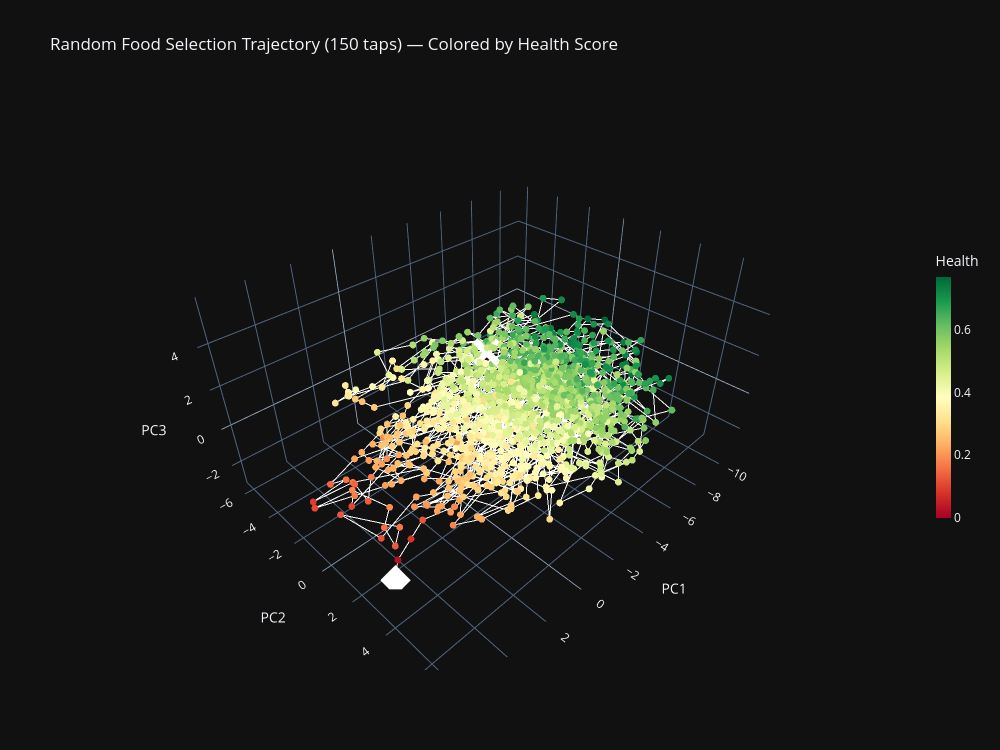

Source (notebook cell):
### Code cell
traj_scaled = scaler.transform(traj)
traj_3d = pca3.transform(traj_scaled)

health_arr = np.array(health_ts)

# Labeled version
fig = go.Figure()
fig.add_trace(go.Scatter3d(
    x=traj_3d[:, 0], y=traj_3d[:, 1], z=traj_3d[:, 2],
    mode='markers+lines',
    marker=dict(
        size=4,
        color=health_arr,
        colorscale='RdYlGn',
        showscale=True,
        colorbar=dict(title='Health', thickness=15, len=0.5),
        cmin=health_arr.min(),
        cmax=health_arr.max(),
    ),
    line=dict(color='rgba(255,255,255,0.2)', width=2),
    text=[f'#{i}: {f}<br>health={h:.3f}' for i, (f, h) in enumerate(zip(foods_eaten, health_ts))],
    hoverinfo='text',
))

fig.add_trace(go.Scatter3d(
    x=[traj_3d[0, 0]], y=[traj_3d[0, 1]], z=[traj_3d[0, 2]],
    mode='markers', marker=dict(size=10, color='white', symbol='diamond'),
    showlegend=False, hovertext='START',
))
fig.add_trace(go.Scatter3d(
    x=[traj_3d[-1, 0]], y=[traj_3d[-1, 1]], z=[traj_3d[-1, 2]],
    mode='markers', marker=dict(size=10, color='white', symbol='x', line=dict(width=2, color='white')),
    showlegend=False, hovertext='END',
))

fig.update_layout(
    title='Random Food Selection Trajectory (150 taps) — Colored by Health Score',
    template=PLOTLY_DARK, width=1000, height=750,
    scene=dict(xaxis_title='PC1', yaxis_title='PC2', zaxis_title='PC3'),
    showlegend=False,
)
fig.show()

### Figure 1 — Plotly figure (JSON) as saved in the notebook; plotly's stock layout.template omitted (floating-point values rounded to 4 significant figures; data arrays with more than 128 entries replaced by an {"elided": "..."} marker saying what was removed)
{"data": [{"hoverinfo": "text", "line": {"color": "rgba(255,255,255,0.2)", "width": 2}, "marker": {"cmax": 0.7722, "cmin": 0, "color": {"elided": "1501 float values"}, "colorbar": {"len": 0.5, "thickness": 15, "title": {"text": "Health"}}, "colorscale": [[0, "rgb(165,0,38)"], [0.1, "rgb(215,48,39)"], [0.2, "rgb(244,109,67)"], [0.3, "rgb(253,174,97)"], [0.4, "rgb(254,224,139)"], [0.5, "rgb(255,255,191)"], [0.6, "rgb(217,239,139)"], [0.7, "rgb(166,217,106)"], [0.8, "rgb(102,189,99)"], [0.9, "rgb(26,152,80)"], [1, "rgb(0,104,55)"]], "showscale": true, "size": 4}, "mode": "markers+lines", "text": {"elided": "1501 str values"}, "type": "scatter3d", "x": {"elided": "1501 float values"}, "y": {"elided": "1501 float values"}, "z": {"elided": "1501 float values"}}, {"hovertext": "START", "marker": {"color": "white", "size": 10, "symbol": "diamond"}, "mode": "markers", "showlegend": false, "type": "scatter3d", "x": [4.804], "y": [2.512], "z": [-3.013]}, {"hovertext": "END", "marker": {"color": "white", "line": {"color": "white", "width": 2}, "size": 10, "symbol": "x"}, "mode": "markers", "showlegend": false, "type": "scatter3d", "x": [-2.783], "y": [-0.2358], "z": [2.525]}], "layout": {"height": 750, "scene": {"xaxis": {"title": {"text": "PC1"}}, "yaxis": {"title": {"text": "PC2"}}, "zaxis": {"title": {"text": "PC3"}}}, "showlegend": false, "title": {"text": "Random Food Selection Trajectory (150 taps) — Colored by Health Score"}, "width": 1000}}
